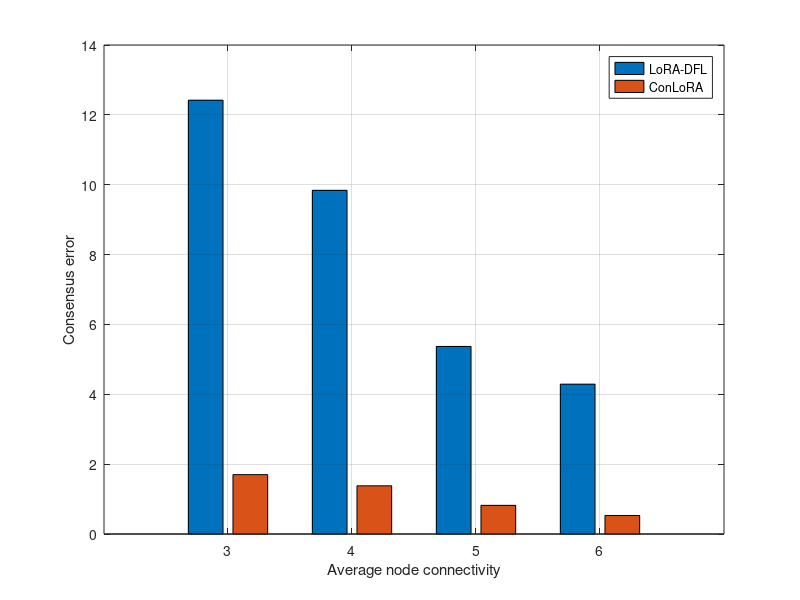

Recreate this plot in MATLAB. (Note: this script raises an error after producing the figure.)
% 定义数据
network_density = [3, 4, 5, 6];
error_values_group1 = [12.42, 9.84, 5.37, 4.29];
error_values_group2 = [1.70, 1.38, 0.82, 0.53];

% 将两组数据组合成一个矩阵
error_values = [error_values_group1; error_values_group2]';

% 绘制分组柱状图
figure;
b = bar(network_density, error_values, 'grouped'); % 返回柱状图对象

% 设置轴标签
xlabel('Average node connectivity');
ylabel('Consensus error');

% 添加图例
legend('LoRA-DFL', 'ConLoRA');

% 显示网格
grid on;

% 在每个柱子上显示数值
% 获取柱子的x坐标和高度
for i = 1:length(b)
    xData = b(i).XEndPoints; % 获取每组柱子的x坐标
    yData = b(i).YData; % 获取柱子的y值
    for j = 1:length(xData)
        text(xData(j), yData(j), sprintf('%.2f', yData(j)), 'HorizontalAlignment', 'center', 'VerticalAlignment', 'bottom');
    end
end
